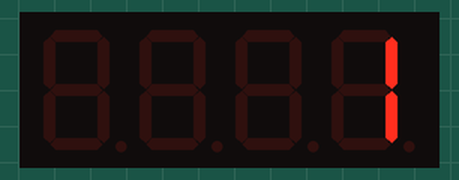
The program below on a simulated Raspberry Pi (BCM pin numbers). Shown: 4-digit seven-segment display. Library files of the repository ran but are not shown: tm1637.py.

Above: at 0.1 s.
At 5.1 s:
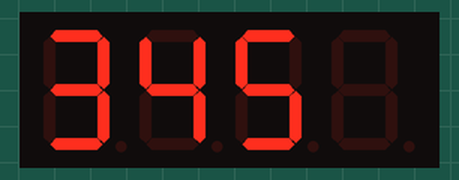
At 10.1 s:
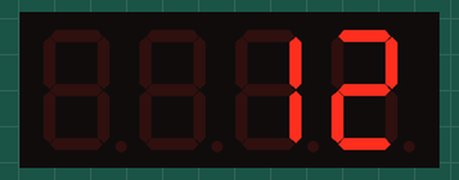
At 19.1 s:
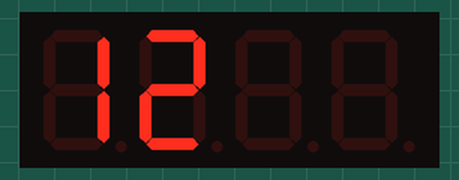
At 29.1 s:
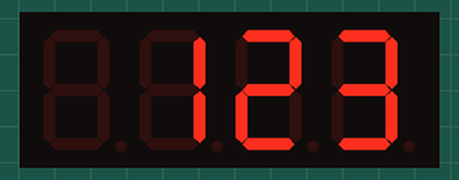
At 38.1 s:
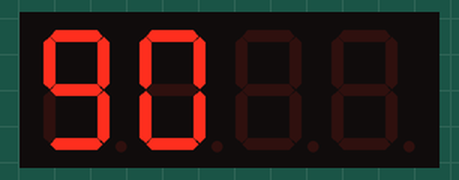

The program:

tm1637_test.py
```python
import tm1637
import time
import RPi.GPIO as GPIO

# Simply change the CLK and DIO pin numbers of 23 and 24 to match the Pi GPIO pins you've used.
display = tm1637.TM1637(CLK=21, DIO=20, brightness=2.0)
display.Clear()

display.ShowScroll(12345)
display.ShowScroll(123)
display.ShowScroll(12)
display.ShowScroll(1)
display.ShowScroll(1234567890)

display.Clear()
GPIO.cleanup()
```

Measured:
- what the display in image 1 shows lasts 1.0 s, from 5.0 s to 6.0 s
